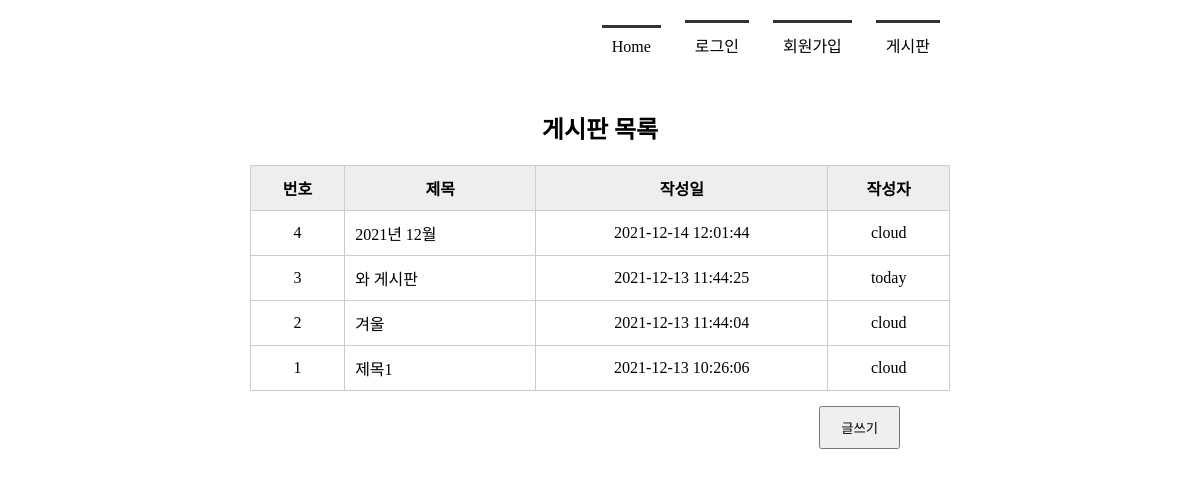
The app's page /board_list/, older data.
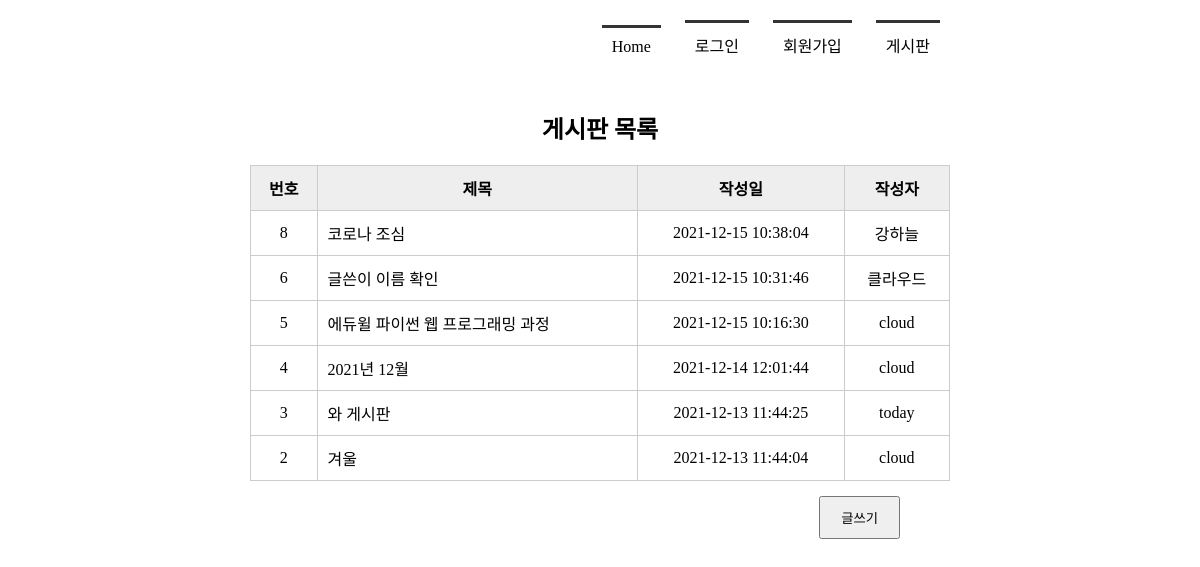
The same page, newer data.
### tables this page shows
CREATE TABLE board(
            bno INTEGER PRIMARY KEY AUTOINCREMENT,
            title TEXT NOT NULL,
            content TEXT NOT NULL,
            create_date TIMESTAMP DATE DEFAULT (datetime('now', 'localtime')),
            mid CHAR(5) NOT NULL,
            FOREIGN KEY(mid) REFERENCES member(mid)
        );

### app.py (the view)
@app.route('/board_list/')
def board_list():
    conn = getconn()
    cur = conn.cursor()
    sql = "SELECT * FROM board ORDER BY bno DESC"
    cur.execute(sql)
    rs = cur.fetchall()
    conn.close()
    return render_template('board_list.html', rs=rs)

### app.py (called while the page is built)
def getconn():
    conn = sqlite3.connect('./memberdb.db')
    return conn

### templates/board_list.html (shortened to what this page needs)
<!DOCTYPE html>
<html lang="ko">
<head>
    <link rel="stylesheet" href="{{ url_for('static', filename='css/style.css') }}">
</head>
<body>
    <div id="container">
        {% include 'nav_bar.html' %}
        <section>
            <h1>게시판 목록</h1>
            <table class="tbl_bo_list">
                <tr>
                    <th>번호</th><th>제목</th><th>작성일</th><th>작성자</th>
                </tr>
                {% for i in rs %}
                <tr>
                    <td>{{ i[0] }}</td>
                    <td><a href="{{ url_for('board_view', bno=i[0]) }}">{{ i[1] }}</a></td>
                    <td>{{ i[3] }}</td>
                    <td>{{ i[4] }}</td>
                </tr>
                {% endfor %}
            </table>
            <div class="btn_write">
                <input type="button" value="글쓰기" onclick="goWrite()">
            </div>
        </section>
    </div>
</body>
</html>

### templates/nav_bar.html
<header>
    <nav>
        <ul>
            {% if session %}
                <li><a href="{{ url_for('index') }}">Home</a></li>
                <li><a href="{{ url_for ('logout') }}">({{ session['userName'] }}님)로그아웃</a></li>
                <li><a href="{{ url_for('member_list') }}">회원목록</a></li>
                <li><a href="{{ url_for('board_list') }}">게시판</a></li>
            {% else %}
                <li><a href="{{ url_for('index') }}">Home</a></li>
                <li><a href="{{ url_for('login') }}">로그인</a></li>
                <li><a href="{{ url_for('register') }}">회원가입</a></li>
                <li><a href="{{ url_for('board_list') }}">게시판</a></li>
            {% endif %}
        </ul>
    </nav>
</header>

### static/css/style.css (style rules this page uses)
* { margin: 0; padding: 0; }
#container { width: 1000px; margin: 10px auto; }
header { height: 100px; }
nav ul { list-style: none; text-align: right; margin-right: 150px; }
nav ul li { display: inline-block; margin: 10px; border-top: 3px solid #333; padding: 10px; }
nav ul li a { text-decoration: none; color: #000; }
section { text-align: center; }
section table { width: 600px; margin: 0 auto; border-collapse: collapse; }
section h1 { margin-bottom: 20px; }
section table, th, td { border: 1px solid #ccc; padding: 10px }
section table th { background-color: #eee }
section table a { color: #000; }
section .tbl_bo_list { width: 700px; margin: 0 auto; }
section .tbl_bo_list tr td:nth-child(2) { text-align: left; }
section .tbl_bo_list a { text-decoration: none; color: #000 }
section .btn_write { text-align: right; margin: 15px 200px; }
section .btn_write input { padding: 10px 20px; }

Row changes from the older to the newer data that the page shows:
removed board: bno "1", title "제목1", create_date "2021-12-13 10:26:06", mid "cloud"
added board: bno "8", title "코로나 조심", create_date "2021-12-15 10:38:04", mid "강하늘"
added board: bno "6", title "글쓴이 이름 확인", create_date "2021-12-15 10:31:46", mid "클라우드"
added board: bno "5", title "에듀윌 파이썬 웹 프로그래밍 과정", create_date "2021-12-15 10:16:30", mid "cloud"
